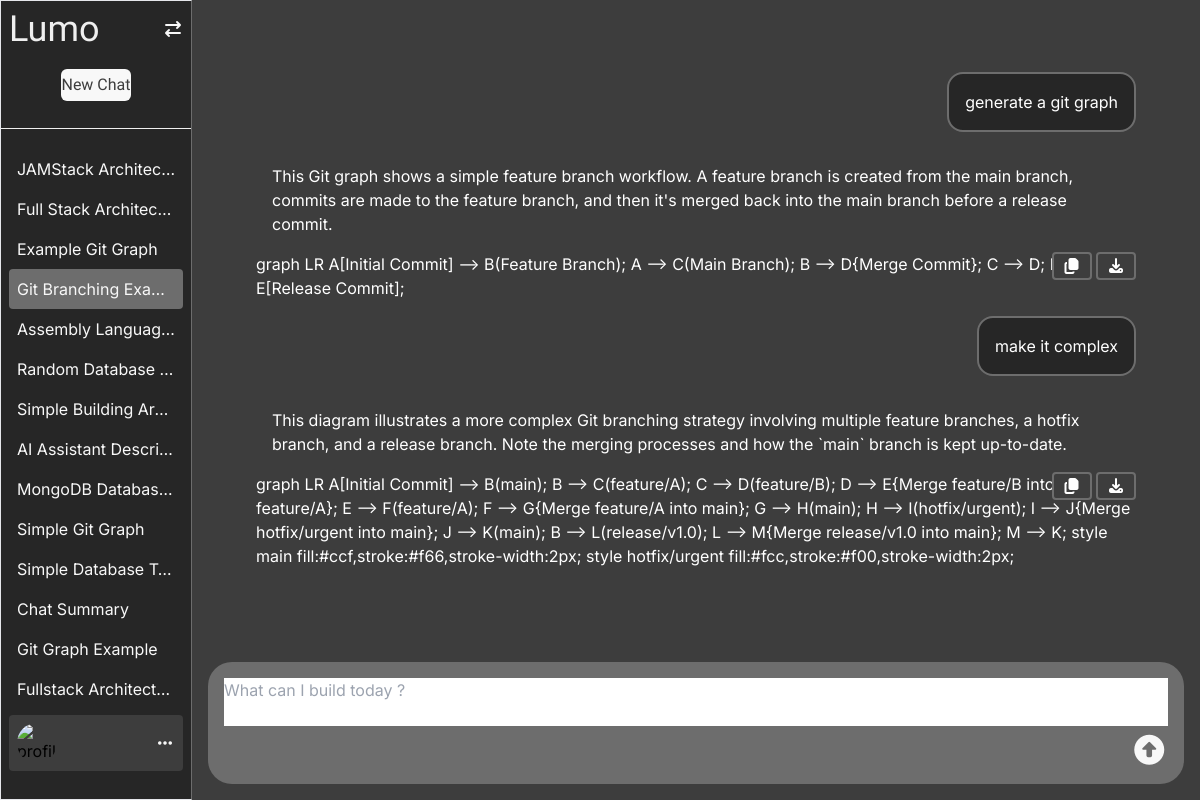
Page /chats/1/38 (signed in) on the committed database.
### chats/models.py (models this page shows, shortened)
class chat(models.Model):
    title = models.CharField()
    user = models.ForeignKey(User, models.CASCADE, related_name="user")

class message(models.Model):
    text = models.TextField()
    isPrompt = models.BooleanField(default=True)
    hasMermaid = models.BooleanField(default=False)
    mermaid = models.TextField(default="")
    chat = models.ForeignKey(chat, on_delete=models.CASCADE, related_name="message")

### chats/views.py (the view)
# urls.py: path("<int:user_id>/<int:chat_id>", view=chat_view, name="chat"),
@login_required
def chat_view(request, user_id, chat_id):
    current_chat = chat.objects.get(id=chat_id)
    messages = current_chat.message.all().order_by("id")
    user_chats = chat.objects.filter(user=user_id).values()
    if request.method == "POST":
        form = prompt_form(request.POST)
        if form.is_valid():
            response = services.generate_response(request.POST["text"])
            aiResponseInJSON = json.loads(
                response.replace("```json", "").replace("```", "")
            )
            new_user_prompt_message = message.objects.create(
                text=request.POST["text"], chat=current_chat, isPrompt=True
            )
            new_ai_response_message = message.objects.create(
                text=aiResponseInJSON["content"],
                chat=current_chat,
                isPrompt=False,
                hasMermaid=aiResponseInJSON["hasMermaid"],
                mermaid=aiResponseInJSON["mermaid"],
            )
        return redirect(to=f"/chats/{user_id}/{chat_id}")
    else:
        form = prompt_form()
    return render(
        request,
        "chats/chat.html",
        {
            "messages": messages,
            "form": form,
            "chats": user_chats,
            "current_chat": current_chat,
        },
    )

### chats/forms.py
class prompt_form(forms.ModelForm):
    class Meta:
        model = message
        fields = ("text",)
        widgets = {
            "text": forms.Textarea(
                attrs={
                    "class": "w-full transition-all border-none focus:outline-none resize-none max-h-5xl min-h-12 scrollbar-hide",
                    "placeholder": "What can I build today ?",
                    "id": "promptArea",
                    "cols": 0,
                    "rows": 0,
                }
            )
        }

### templates/chats/chat.html (shortened to what this page needs)
{% extends "base.html" %}
{% block content %}
<div class="flex w-full h-full bg-[#3d3d3d] font-inter">
    <div id="left-panel"
        class="hidden transition-all lg:relative overflow-hidden lg:block lg:w-[16%] bg-[#262626] border-[1px] border-r-[#6d6d6d] max-h-screen">
        <div class="w-full h-[16%] p-2 border-b-[1px] border-[#efefef]">
            <div id="logoHeader" class="flex justify-between mb-5">
                <span class="text-[#efefef] text-4xl font-arimo" id="logo">Lumo</span>
                <button id="collapseSideBar"
                    class="hidden lg:block cursor-pointer font-light text-[#f8f8f8] transition-colors hover:text-[#bdbdbd]">
                    <i class="fa-solid fa-arrow-right-arrow-left"></i>
                </button>
            </div>
            <div class="flex justify-center">
                <a id="createNewChat" href="{% url 'new_chat' %}"
                    class="w-8/9 text-center cursor-pointer bg-[#f8f8f8] transition-colors py-1 mb-5 hover:bg-[#bdbdbd] text-[#3d3d3d] rounded-[6px] font-arimo">
                    New Chat
                </a>
            </div>
        </div>
        <div class="px-2 mt-5 max-h-[70%] min-h-[70%] text-[#f8f8f8] overflow-y-scroll scrollbar-hide">
            {% for chat in chats %}
            <div class="w-full chatLink">
                {% if current_chat.id == chat.id %}
                <a class="block w-full px-2 py-2 cursor-pointer rounded bg-[#6d6d6d] truncate"
                    href="{% url 'chat' user_id=user.id chat_id=chat.id %}">
                    {{ chat.title }}
                </a>
                {% else %}
                <a class="block w-full px-2 py-2 cursor-pointer rounded hover:bg-[#3d3d3d] truncate"
                    href="{% url 'chat' user_id=user.id chat_id=chat.id %}">
                    {{ chat.title }}
                </a>
                {% endif %}
            </div>
            {% endfor %}
        </div>
        <div class="w-full h-[12%] p-2">
            <div class="bg-[#3d3d3d] p-2 rounded flex justify-between items-center" id="sidebarFooter">
                <img class="w-10 rounded-full cursor-pointer" id="profileImg"
                    src="https://imgs.search.brave.com/1KiyzuDRcHPqmU55ezONAKkAiaxJjIqKAentGsEkpco/rs:fit:860:0:0:0/g:ce/aHR0cHM6Ly9pLnBp/bmltZy5jb20vb3Jp/Z2luYWxzL2FlLzMx/L2M4L2FlMzFjODEz/M2JhNzUzYTBmZDYx/OGE1MGJmNzhmNTZk/LmpwZw"
                    alt="profile">
                <div class="text-[#f8f8f8] h-full cursor-pointer hover:text-[#bdbdbd]" id="moreOptions">
                    <i class="fa-solid fa-ellipsis"></i>
                </div>
            </div>
        </div>
    </div>
    <div id="right-panel"
        class="w-full flex-1 p-2 lg:p-4 h-screen text-white flex flex-col justify-center items-center gap-y-2">
        <div id="chatsContainer" class="flex-1 lg:p-12 flex flex-col overflow-y-scroll w-full scrollbar-hide">
            {% for message in messages %}
            {% if message.isPrompt %}
            <div class="flex justify-between my-2">
                <div class="p-4 bg-[#262626] border-2 border-[#6d6d6d] rounded-2xl max-w-9/10 ml-auto">
                    <p>
                        {{ message.text }}
                    </p>
                </div>
            </div>
            {% else %}
            <div class="my-2">
                <p class="lg:p-4 rounded max-w-9/10 ai-response">
                    {{ message.text }}
                </p>
                {% if message.hasMermaid %}
                <div class="max-w-9/10 relative">
                    <div class="mermaid cursor-pointer">
                        {{ message.mermaid }}
                    </div>
                    <div class="absolute top-0 right-0">
                        <button onclick="copyMermaidCode(this, `{{ message.mermaid }}`)"
                            class="px-2 border-2 border-[#6d6d6d] bg-[#3d3d3d] rounded hover:bg-[#6d6d6d] cursor-pointer"><i
                                class="fa-solid fa-copy"></i></button>
                        <button
                            class="download-png px-2 border-2 border-[#6d6d6d] bg-[#3d3d3d] rounded hover:bg-[#6d6d6d] cursor-pointer"><i
                                class="fa-solid fa-download"></i></button>
                    </div>
                </div>
                {% endif %}
            </div>
            {% endif %}
            {% endfor %}
        </div>
        <div class="bg-[#6d6d6d] rounded-3xl w-full p-4 h-fit">
            <form method="post"> {% csrf_token %} <div class="w-full"> {{ form.text }} </div>
                <div class="text-3xl float-end"> <button type="submit" id="submitBtn"><i
                            class="fa-solid fa-circle-up cursor-pointer transition-colors text-[#f8f8f8] hover:text-[#bdbdbd]"></i></button>
                </div>
            </form>
        </div>
    </div>
</div>
{% endblock %}

### templates/base.html (style rules this page uses)
.font-arimo { font-family: 'arimo', monospace; }
.font-inter { font-family: 'inter', monospace; }

### rows in the picture
chat: title "JAMStack Architec…"
chat: title "Full Stack Architec…"
chat: title "Example Git Graph"
chat: title "Git Branching Exa…"
chat: title "Assembly Languag…"
chat: title "Random Database…"
chat: title "Simple Building Ar…"
chat: title "AI Assistant Descri…"
chat: title "MongoDB Databas…"
chat: title "Simple Git Graph"
chat: title "Simple Database T…"
chat: title "Chat Summary"
chat: title "Git Graph Example"
chat: title "Fullstack Architect…"
message: text "generate a git graph"
message: text "This Git graph shows a simple feature branch workflow. A feature branch is created from the main branch, commits are made to the feature branch, and then it's merged back into the main branch before a release commit.", mermaid "graph LR A[Initial Commit] --> B(Feature Branch); A --> C(Main Branch); B --> D{Merge Commit}; C --> D; D --> E[Release Commit];"
message: text "make it complex"
message: text "This diagram illustrates a more complex Git branching strategy involving multiple feature branches, a hotfix branch, and a release branch. Note the merging processes and how the `main` branch is kept up-to-date.", mermaid "graph LR A[Initial Commit] --> B(main); B --> C(feature/A); C --> D(feature/B); D --> E{Merge feature/B into feature/A}; E --> F(feature/A); F --> G{Merge feature/A into main}; G --> H(main); H --> I(hotfix/urgent); I --> J{Merge hotfix/urgent into main}; J --> K(main); B --> L(release/v1.0); L --> M{Merge release/v1.0 into main}; M --> K; style main fill:#ccf,stroke:#f66,stroke-width:2px; style hotfix/urgent fill:#fcc,stroke:#f00,stroke-width:2px;"
